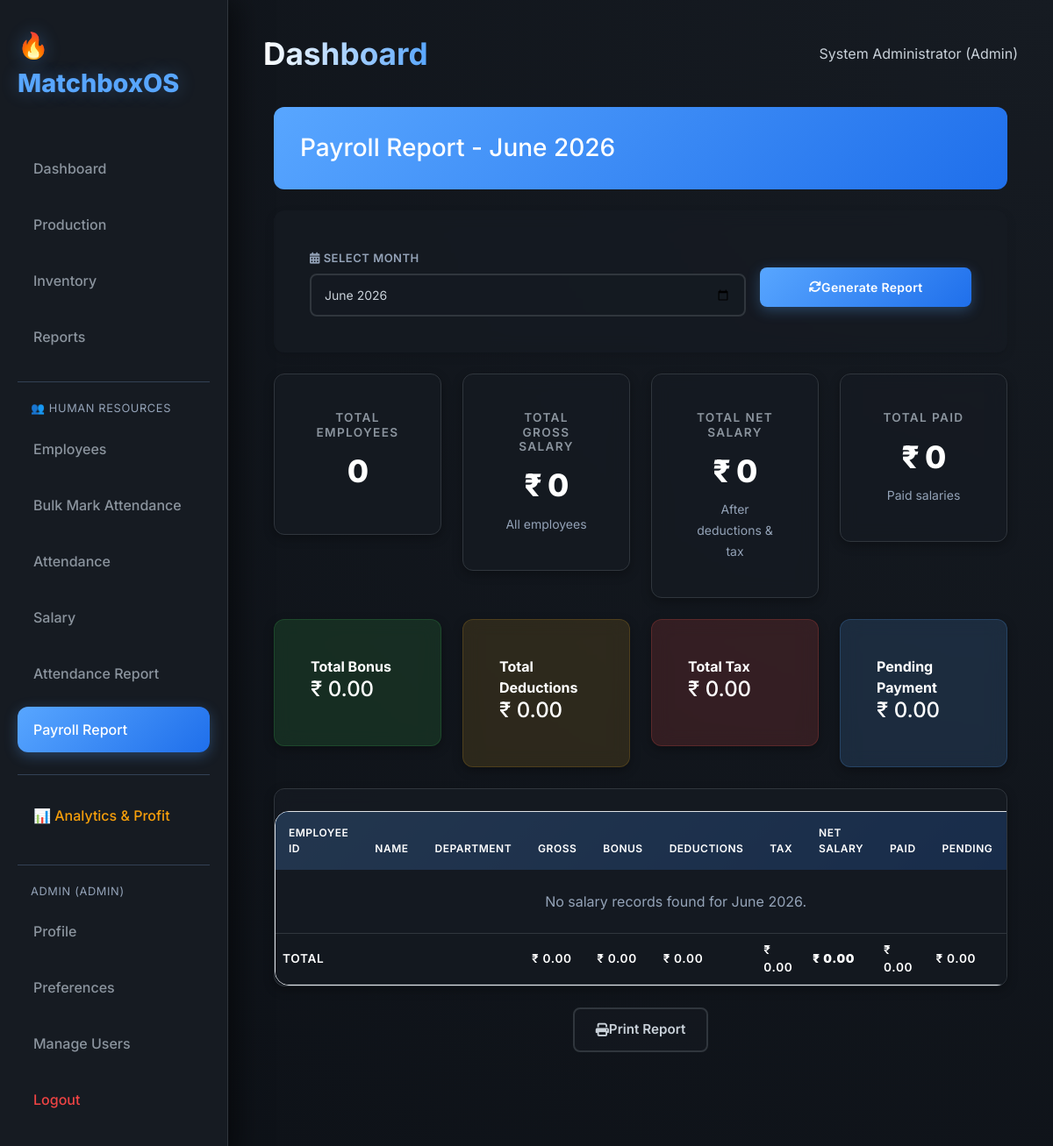
The page /employees/payroll-report (signed in) on the database its author committed.
### Payroll/auth_models.py (models this page shows, shortened)
class User(UserMixin, db.Model):
    __tablename__ = 'user'
    id = db.Column(db.Integer, primary_key=True)
    username = db.Column(db.String(80), unique=True, nullable=False, index=True)
    email = db.Column(db.String(120), unique=True, nullable=False, index=True)
    password_hash = db.Column(db.String(255), nullable=False)
    full_name = db.Column(db.String(100))
    role = db.Column(db.String(20), default='operator')  # admin, operator, viewer
    is_active = db.Column(db.Boolean, default=True)
    created_at = db.Column(db.DateTime, default=datetime.datetime.utcnow)
    last_login = db.Column(db.DateTime)
    def has_permission(self, permission):
        permissions = {
            'admin': ['view', 'create', 'edit', 'delete', 'manage_users', 'reports', 'analytics'],
            'manager': ['view', 'create', 'edit', 'reports'],
            'supervisor': ['view', 'create'],
            'operator': ['view', 'create', 'edit'],
            'viewer': ['view']
        }
        return permission in permissions.get(self.role, [])

### Payroll/employee_routes.py (the view)
@emp_bp.route('/payroll-report')
@login_required
def payroll_report():
    month = request.args.get('month', date.today().strftime('%Y-%m'), type=str)
    try:
        month_date = datetime.strptime(month, '%Y-%m').replace(day=1).date()
    except:
        month_date = date.today().replace(day=1)
    salary_records = Salary.query.filter_by(month=month_date).all()
    total_gross = sum(s.gross_salary for s in salary_records)
    total_bonus = sum(s.bonus for s in salary_records)
    total_deductions = sum(s.deductions for s in salary_records)
    total_tax = sum(s.tax for s in salary_records)
    total_net = sum(s.net_salary for s in salary_records)
    total_paid = sum(s.amount_paid for s in salary_records)
    return render_template('employee/payroll_report.html',
                           salary_records=salary_records,
                           month=month,
                           month_display=month_date.strftime('%B %Y'),
                           total_gross=total_gross,
                           total_bonus=total_bonus,
                           total_deductions=total_deductions,
                           total_tax=total_tax,
                           total_net=total_net,
                           total_paid=total_paid)

### Payroll/app.py (called while the page is built)
@login_manager.user_loader
def load_user(user_id):
    return User.query.get(int(user_id))

### Payroll/templates/employee/payroll_report.html (shortened to what this page needs)
{% extends "base.html" %}
{% block content %}
<div class="container-fluid">
    <div class="employee-header d-flex justify-content-between align-items-center mb-4">
        <h2 style="margin: 0;">Payroll Report - {{ month_display }}</h2>
    </div>
    <div class="card mb-4 border-0 shadow-sm">
        <div class="card-body">
            <form method="GET" class="row g-3">
                <div class="col-md-8">
                    <label for="month" class="form-label fw-600"
                        style="font-size: 13px; text-transform: uppercase; letter-spacing: 0.5px; color: #94a3b8;">
                        <i class="fas fa-calendar-alt"></i> Select Month
                    </label>
                    <input type="month" class="form-control form-control-lg" id="month" name="month"
                        value="{{ month }}">
                </div>
                <div class="col-md-4">
                    <label>&nbsp;</label>
                    <button type="submit" class="btn btn-primary btn-lg w-100">
                        <i class="fas fa-sync"></i> Generate Report
                    </button>
                </div>
            </form>
        </div>
    </div>
    <div class="row mb-4">
        <div class="col-md-3">
            <div class="card">
                <div class="card-body text-center">
                    <h6 class="card-title">Total Employees</h6>
                    <h3>{{ salary_records|length }}</h3>
                </div>
            </div>
        </div>
        <div class="col-md-3">
            <div class="card">
                <div class="card-body text-center">
                    <h6 class="card-title">Total Gross Salary</h6>
                    <h3>₹ {{ "%.0f"|format(total_gross) }}</h3>
                    <small class="text-muted">All employees</small>
                </div>
            </div>
        </div>
        <div class="col-md-3">
            <div class="card">
                <div class="card-body text-center">
                    <h6 class="card-title">Total Net Salary</h6>
                    <h3>₹ {{ "%.0f"|format(total_net) }}</h3>
                    <small class="text-muted">After deductions & tax</small>
                </div>
            </div>
        </div>
        <div class="col-md-3">
            <div class="card">
                <div class="card-body text-center">
                    <h6 class="card-title">Total Paid</h6>
                    <h3>₹ {{ "%.0f"|format(total_paid) }}</h3>
                    <small class="text-muted">Paid salaries</small>
                </div>
            </div>
        </div>
    </div>
    <div class="row mb-4">
        <div class="col-md-3">
            <div class="card bg-success text-white">
                <div class="card-body">
                    <strong>Total Bonus</strong><br>
                    <h4>₹ {{ "%.2f"|format(total_bonus) }}</h4>
                </div>
            </div>
        </div>
        <div class="col-md-3">
            <div class="card bg-warning text-dark">
                <div class="card-body">
                    <strong>Total Deductions</strong><br>
                    <h4>₹ {{ "%.2f"|format(total_deductions) }}</h4>
                </div>
            </div>
        </div>
        <div class="col-md-3">
            <div class="card bg-danger text-white">
                <div class="card-body">
                    <strong>Total Tax</strong><br>
                    <h4>₹ {{ "%.2f"|format(total_tax) }}</h4>
                </div>
            </div>
        </div>
        <div class="col-md-3">
            <div class="card bg-info text-white">
                <div class="card-body">
                    <strong>Pending Payment</strong><br>
                    <h4>₹ {{ "%.2f"|format(total_net - total_paid) }}</h4>
                </div>
            </div>
        </div>
    </div>
    <div class="card p-0" style="overflow: hidden;">
        <div class="table-responsive">
            <table class="table mb-0">
                <thead>
                    <tr>
                        <th>Employee ID</th>
                        <th>Name</th>
                        <th>Department</th>
                        <th>Gross</th>
                        <th>Bonus</th>
                        <th>Deductions</th>
                        <th>Tax</th>
                        <th>Net Salary</th>
                        <th>Paid</th>
                        <th>Pending</th>
                    </tr>
                </thead>
                <tbody>
                    {% if salary_records %}
                    {% for salary in salary_records %}
                    <tr>
                        <td><strong>{{ salary.employee.employee_id }}</strong></td>
                        <td>{{ salary.employee.get_full_name() }}</td>
                        <td>{{ salary.employee.department }}</td>
                        <td>₹ {{ "%.2f"|format(salary.gross_salary) }}</td>
                        <td>
                            {% if salary.bonus > 0 %}
                            <span class="text-success">₹ {{ "%.2f"|format(salary.bonus) }}</span>
                            {% else %}
                            <span class="text-muted">-</span>
                            {% endif %}
                        </td>
                        <td>
                            {% if salary.deductions > 0 %}
                            <span class="text-warning">₹ {{ "%.2f"|format(salary.deductions) }}</span>
                            {% else %}
                            <span class="text-muted">-</span>
                            {% endif %}
                        </td>
                        <td>
                            {% if salary.tax > 0 %}
                            <span class="text-danger">₹ {{ "%.2f"|format(salary.tax) }}</span>
                            {% else %}
                            <span class="text-muted">-</span>
                            {% endif %}
                        </td>
                        <td><strong>₹ {{ "%.2f"|format(salary.net_salary) }}</strong></td>
                        <td class="text-success">₹ {{ "%.2f"|format(salary.amount_paid or 0) }}</td>
                        <td class="text-danger">₹ {{ "%.2f"|format(salary.pending_amount or 0) }}</td>
                        <td>
                            <span
                                class="badge {% if salary.payment_status == 'paid' %}bg-success{% elif salary.payment_status == 'pending' %}bg-warning{% else %}bg-info{% endif %}">
                                {{ salary.payment_status.capitalize() }}
                            </span>
                        </td>
                    </tr>
                    {% endfor %}
                    {% else %}
                    <tr>
                        <td colspan="11" class="text-center text-muted py-4">
                            No salary records found for {{ month_display }}.
                        </td>
                    </tr>
                    {% endif %}
                </tbody>
                <tfoot>
                    <tr style="background: rgba(0,0,0,0.3); color: white;">
                        <th colspan="3">TOTAL</th>
                        <th>₹ {{ "%.2f"|format(total_gross) }}</th>
                        <th>₹ {{ "%.2f"|format(total_bonus) }}</th>
                        <th>₹ {{ "%.2f"|format(total_deductions) }}</th>
                        <th>₹ {{ "%.2f"|format(total_tax) }}</th>
                        <th><strong>₹ {{ "%.2f"|format(total_net) }}</strong></th>
                        <th>₹ {{ "%.2f"|format(total_paid or 0) }}</th>
                        <th>₹ {{ "%.2f"|format((total_net or 0) - (total_paid or 0)) }}</th>
                    </tr>
                </tfoot>
            </table>
        </div>
    </div>
    <div class="mt-4 text-center">
        <button onclick="window.print()" class="btn btn-secondary">
            <i class="fas fa-print"></i> Print Report
        </button>
    </div>
</div>
{% endblock %}

### Payroll/templates/base.html (shortened to what this page needs)
<!DOCTYPE html>
<html lang="en">
<head>
    <link href="https://cdn.jsdelivr.net/npm/bootstrap@5.3.0/dist/css/bootstrap.min.css" rel="stylesheet">
    <link rel="stylesheet" href="https://cdnjs.cloudflare.com/ajax/libs/font-awesome/6.4.0/css/all.min.css">
    <link rel="stylesheet" href="{{ url_for('static', filename='css/style.css') }}?v=999999">
</head>
<body>
    <div class="sidebar">
        <div class="logo">🔥 MatchboxOS</div>
        <nav>
            <a href="{{ url_for('main.dashboard') }}"
                class="nav-link {% if request.endpoint == 'main.dashboard' %}active{% endif %}">Dashboard</a>
            <a href="{{ url_for('main.production') }}"
                class="nav-link {% if request.endpoint == 'main.production' %}active{% endif %}">Production</a>
            <a href="{{ url_for('main.inventory') }}"
                class="nav-link {% if request.endpoint == 'main.inventory' %}active{% endif %}">Inventory</a>
            {% if current_user.role != 'supervisor' %}
            <a href="{{ url_for('main.reports') }}"
                class="nav-link {% if request.endpoint == 'main.reports' %}active{% endif %}">Reports</a>
            {% endif %}
            <div style="margin-top: 25px; border-top: 1px solid #334155; padding-top: 20px;">
                <div
                    style="color: #94a3b8; font-size: 0.8rem; padding: 0 15px 10px; text-transform: uppercase; letter-spacing: 0.05em;">
                    👥 Human Resources
                </div>
                <a href="{{ url_for('employee.list_employees') }}"
                    class="nav-link {% if request.endpoint == 'employee.list_employees' %}active{% endif %}">Employees</a>
                <a href="{{ url_for('employee.bulk_attendance') }}"
                    class="nav-link {% if request.endpoint == 'employee.bulk_attendance' %}active{% endif %}">Bulk Mark
                    Attendance</a>
                <a href="{{ url_for('employee.attendance_list') }}"
                    class="nav-link {% if request.endpoint == 'employee.attendance_list' %}active{% endif %}">Attendance</a>
                {% if current_user.role != 'supervisor' %}
                <a href="{{ url_for('employee.salary_list') }}"
                    class="nav-link {% if request.endpoint == 'employee.salary_list' %}active{% endif %}">Salary</a>
                {% endif %}
                <a href="{{ url_for('employee.attendance_report') }}"
                    class="nav-link {% if request.endpoint == 'employee.attendance_report' %}active{% endif %}">Attendance
                    Report</a>
                {% if current_user.role != 'supervisor' %}
                <a href="{{ url_for('employee.payroll_report') }}"
                    class="nav-link {% if request.endpoint == 'employee.payroll_report' %}active{% endif %}">Payroll
                    Report</a>
                {% endif %}
            </div>
            {% if current_user.is_authenticated and current_user.role == 'admin' %}
            <div style="margin-top: 25px; border-top: 1px solid #334155; padding-top: 20px;">
                <a href="{{ url_for('main.analytics') }}"
                    class="nav-link {% if request.endpoint == 'main.analytics' %}active{% endif %}"
                    style="color: #f59e0b;">📊 Analytics & Profit</a>
            </div>
            {% endif %}
            <div style="margin-top: 30px; border-top: 1px solid #334155; padding-top: 20px;">
                {% if current_user.is_authenticated %}
                <div
                    style="color: #94a3b8; font-size: 0.8rem; padding: 0 15px 10px; text-transform: uppercase; letter-spacing: 0.05em;">
                    {{ current_user.username }} ({{ current_user.role }})
                </div>
                <a href="{{ url_for('auth.profile') }}"
                    class="nav-link {% if request.endpoint == 'auth.profile' %}active{% endif %}">Profile</a>
                <a href="{{ url_for('auth.preferences') }}"
                    class="nav-link {% if request.endpoint == 'auth.preferences' %}active{% endif %}">Preferences</a>
                {% if current_user.has_permission('manage_users') %}
                <a href="{{ url_for('auth.users') }}"
                    class="nav-link {% if request.endpoint == 'auth.users' %}active{% endif %}">Manage Users</a>
                {% endif %}
                <a href="{{ url_for('auth.logout') }}" class="nav-link" style="color: #ef4444;">Logout</a>
                {% else %}
                <a href="{{ url_for('auth.login') }}"
                    class="nav-link {% if request.endpoint == 'auth.login' %}active{% endif %}">Login</a>
                {% endif %}
            </div>
        </nav>
    </div>
    <div class="main-content">
        <header>
            <h1>{% block header %}Dashboard{% endblock %}</h1>
            <div class="user-profile">
                {% if current_user.is_authenticated %}
                {{ current_user.full_name or current_user.username }} ({{ current_user.role|capitalize }})
                {% else %}
                Guest
                {% endif %}
            </div>
        </header>
        {% block content %}{% endblock %}
    </div>
</body>
</html>

### rows shown on the page
User: username "ADMIN", role "ADMIN", full_name "System Administrator", role "Admin"

### other values the page prints
{{ month_display }} "June 2026"
{{ salary_records|length }} "0"
{{ "%.0f"|format(total_gross) }} "0"
{{ "%.0f"|format(total_net) }} "0"
{{ "%.0f"|format(total_paid) }} "0"
{{ "%.2f"|format(total_bonus) }} "0.00"
{{ "%.2f"|format(total_deductions) }} "0.00"
{{ "%.2f"|format(total_tax) }} "0.00"
{{ "%.2f"|format(total_net - total_paid) }} "0.00"
{{ "%.2f"|format(total_gross) }} "0.00"
{{ "%.2f"|format(total_net) }} "0.00"
{{ "%.2f"|format(total_paid or 0) }} "0.00"
{{ "%.2f"|format((total_net or 0) - (total_paid or 0)) }} "0.00"
